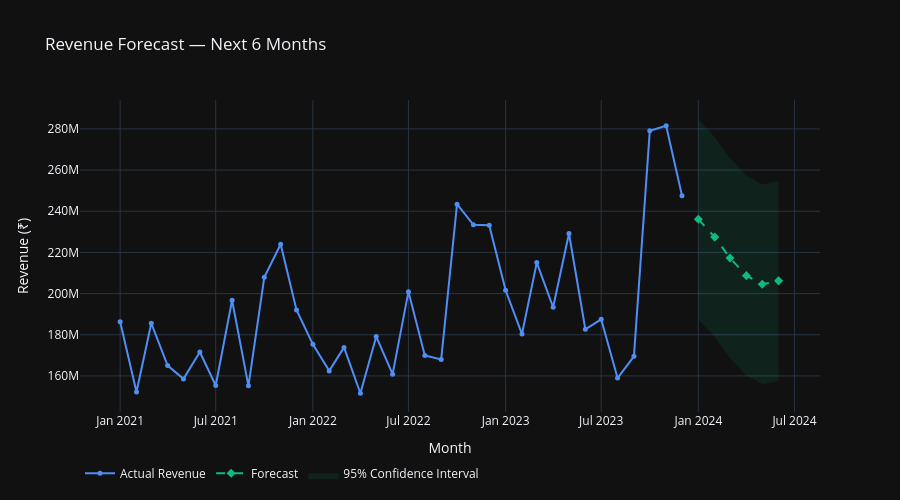

The notebook cell this image was saved under:
### Code cell
import pandas as pd
import numpy as np
import plotly.graph_objects as go
from sklearn.linear_model import LinearRegression
from sklearn.preprocessing import PolynomialFeatures
from sklearn.metrics import mean_absolute_error, r2_score
from sklearn.model_selection import cross_val_score

df = pd.read_csv('../data/processed/sales_clean.csv', parse_dates=['date'])

# ── Build monthly time-series ─────────────────────────────
monthly = (
    df.groupby(pd.Grouper(key='date', freq='MS'))['revenue']
    .sum()
    .reset_index()
    .rename(columns={'date': 'month', 'revenue': 'revenue'})
)

# Feature engineering
monthly['time_index'] = np.arange(len(monthly))
monthly['month_num']   = monthly['month'].dt.month
monthly['sin_season'] = np.sin(2 * np.pi * monthly['month_num'] / 12)
monthly['cos_season'] = np.cos(2 * np.pi * monthly['month_num'] / 12)

X = monthly[['time_index', 'sin_season', 'cos_season']]
y = monthly['revenue']

# Train model
model = LinearRegression()
model.fit(X, y)

cv_scores = cross_val_score(model, X, y, cv=5, scoring='r2')
print(f"R² Score: {model.score(X, y):.4f}")
print(f"CV R² Mean: {cv_scores.mean():.4f} ± {cv_scores.std():.4f}")
print(f"MAE: ₹{mean_absolute_error(y, model.predict(X)):,.0f}")

# ── Forecast next 6 months ────────────────────────────────
last_idx = monthly['time_index'].max()
last_date = monthly['month'].max()

future_months = pd.date_range(last_date + pd.DateOffset(months=1), periods=6, freq='MS')
future_idx = np.arange(last_idx + 1, last_idx + 7)
future_m   = future_months.month

X_future = pd.DataFrame({
    'time_index': future_idx,
    'sin_season': np.sin(2 * np.pi * future_m / 12),
    'cos_season': np.cos(2 * np.pi * future_m / 12),
})
forecast   = model.predict(X_future)
residuals  = y - model.predict(X)
std_err    = residuals.std()
ci_upper   = forecast + 1.96 * std_err
ci_lower   = forecast - 1.96 * std_err

# ── Plotly Visualization ──────────────────────────────────
fig = go.Figure()

# Actual revenue
fig.add_trace(go.Scatter(
    x=monthly['month'], y=monthly['revenue'],
    mode='lines+markers', name='Actual Revenue',
    line=dict(color='#4f8ef7', width=2),
    marker=dict(size=5)
))

# Forecast
fig.add_trace(go.Scatter(
    x=future_months, y=forecast,
    mode='lines+markers', name='Forecast',
    line=dict(color='#10b981', width=2, dash='dash'),
    marker=dict(size=7, symbol='diamond')
))

# Confidence interval
fig.add_trace(go.Scatter(
    x=list(future_months) + list(future_months[::-1]),
    y=list(ci_upper) + list(ci_lower[::-1]),
    fill='toself', fillcolor='rgba(16,185,129,0.1)',
    line=dict(color='rgba(255,255,255,0)'),
    name='95% Confidence Interval'
))

fig.update_layout(
    title='Revenue Forecast — Next 6 Months',
    xaxis_title='Month', yaxis_title='Revenue (₹)',
    template='plotly_dark', height=500,
    hovermode='x unified',
    legend=dict(orientation='h', y=-0.15)
)

fig.write_html('../data/exports/forecast_chart.html')
fig.show()
print("✅ Forecast complete!")

# Print forecast table
forecast_df = pd.DataFrame({
    'Forecast': [f"₹{v:,.0f}" for v in forecast],
    'Lower CI': [f"₹{v:,.0f}" for v in ci_lower],
    'Upper CI': [f"₹{v:,.0f}" for v in ci_upper],
})
print(forecast_df.to_string(index=False))

### Figure 1 — Plotly figure (JSON) as saved in the notebook; plotly's stock layout.template omitted (floating-point values rounded to 4 significant figures)
{"data": [{"line": {"color": "#4f8ef7", "width": 2}, "marker": {"size": 5}, "mode": "lines+markers", "name": "Actual Revenue", "type": "scatter", "x": ["2021-01-01T00:00:00.000000000", "2021-02-01T00:00:00.000000000", "2021-03-01T00:00:00.000000000", "2021-04-01T00:00:00.000000000", "2021-05-01T00:00:00.000000000", "2021-06-01T00:00:00.000000000", "2021-07-01T00:00:00.000000000", "2021-08-01T00:00:00.000000000", "2021-09-01T00:00:00.000000000", "2021-10-01T00:00:00.000000000", "2021-11-01T00:00:00.000000000", "2021-12-01T00:00:00.000000000", "2022-01-01T00:00:00.000000000", "2022-02-01T00:00:00.000000000", "2022-03-01T00:00:00.000000000", "2022-04-01T00:00:00.000000000", "2022-05-01T00:00:00.000000000", "2022-06-01T00:00:00.000000000", "2022-07-01T00:00:00.000000000", "2022-08-01T00:00:00.000000000", "2022-09-01T00:00:00.000000000", "2022-10-01T00:00:00.000000000", "2022-11-01T00:00:00.000000000", "2022-12-01T00:00:00.000000000", "2023-01-01T00:00:00.000000000", "2023-02-01T00:00:00.000000000", "2023-03-01T00:00:00.000000000", "2023-04-01T00:00:00.000000000", "2023-05-01T00:00:00.000000000", "2023-06-01T00:00:00.000000000", "2023-07-01T00:00:00.000000000", "2023-08-01T00:00:00.000000000", "2023-09-01T00:00:00.000000000", "2023-10-01T00:00:00.000000000", "2023-11-01T00:00:00.000000000", "2023-12-01T00:00:00.000000000"], "y": [186300000.0, 152200000.0, 185600000.0, 165000000.0, 158600000.0, 171600000.0, 155400000.0, 196800000.0, 155200000.0, 207900000.0, 224000000.0, 192100000.0, 175300000.0, 162400000.0, 173900000.0, 151600000.0, 179100000.0, 160800000.0, 200900000.0, 169900000.0, 168000000.0, 243400000.0, 233400000.0, 233200000.0, 201600000.0, 180300000.0, 215100000.0, 193400000.0, 229200000.0, 182700000.0, 187500000.0, 159000000.0, 169500000.0, 279100000.0, 281500000.0, 247600000.0]}, {"line": {"color": "#10b981", "dash": "dash", "width": 2}, "marker": {"size": 7, "symbol": "diamond"}, "mode": "lines+markers", "name": "Forecast", "type": "scatter", "x": ["2024-01-01T00:00:00.000000000", "2024-02-01T00:00:00.000000000", "2024-03-01T00:00:00.000000000", "2024-04-01T00:00:00.000000000", "2024-05-01T00:00:00.000000000", "2024-06-01T00:00:00.000000000"], "y": [236100000.0, 227400000.0, 217300000.0, 208700000.0, 204500000.0, 206200000.0]}, {"fill": "toself", "fillcolor": "rgba(16,185,129,0.1)", "line": {"color": "rgba(255,255,255,0)"}, "name": "95% Confidence Interval", "type": "scatter", "x": ["2024-01-01T00:00:00", "2024-02-01T00:00:00", "2024-03-01T00:00:00", "2024-04-01T00:00:00", "2024-05-01T00:00:00", "2024-06-01T00:00:00", "2024-06-01T00:00:00", "2024-05-01T00:00:00", "2024-04-01T00:00:00", "2024-03-01T00:00:00", "2024-02-01T00:00:00", "2024-01-01T00:00:00"], "y": [284600000.0, 275900000.0, 265800000.0, 257200000.0, 253000000.0, 254700000.0, 157700000.0, 156000000.0, 160200000.0, 168800000.0, 178900000.0, 187600000.0]}], "layout": {"height": 500, "hovermode": "x unified", "legend": {"orientation": "h", "y": -0.15}, "title": {"text": "Revenue Forecast — Next 6 Months"}, "xaxis": {"title": {"text": "Month"}}, "yaxis": {"title": {"text": "Revenue (₹)"}}}}
